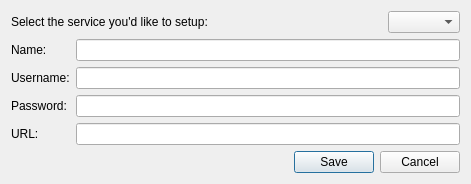
<?xml version="1.0" encoding="UTF-8"?>
<ui version="4.0">
 <class>ToDoListServiceAdd</class>
 <widget class="QDialog" name="ToDoListServiceAdd">
  <property name="windowModality">
   <enum>Qt::ApplicationModal</enum>
  </property>
  <property name="geometry">
   <rect>
    <x>0</x>
    <y>0</y>
    <width>471</width>
    <height>177</height>
   </rect>
  </property>
  <property name="windowTitle">
   <string>Add New ToDo Service</string>
  </property>
  <property name="modal">
   <bool>true</bool>
  </property>
  <layout class="QVBoxLayout" name="verticalLayout">
   <item>
    <layout class="QHBoxLayout" name="horizontalLayout">
     <item>
      <widget class="QLabel" name="label">
       <property name="text">
        <string>Select the service you'd like to setup:</string>
       </property>
      </widget>
     </item>
     <item>
      <spacer name="horizontalSpacer">
       <property name="orientation">
        <enum>Qt::Horizontal</enum>
       </property>
       <property name="sizeHint" stdset="0">
        <size>
         <width>40</width>
         <height>20</height>
        </size>
       </property>
      </spacer>
     </item>
     <item>
      <widget class="QComboBox" name="servicesCombo"/>
     </item>
    </layout>
   </item>
   <item>
    <layout class="QGridLayout" name="gridLayout">
     <item row="0" column="0">
      <widget class="QLabel" name="nameLab">
       <property name="text">
        <string>Name:</string>
       </property>
      </widget>
     </item>
     <item row="0" column="1">
      <widget class="QLineEdit" name="nameLine"/>
     </item>
     <item row="1" column="0">
      <widget class="QLabel" name="label_3">
       <property name="text">
        <string>Username:</string>
       </property>
      </widget>
     </item>
     <item row="1" column="1">
      <widget class="QLineEdit" name="uNameLine"/>
     </item>
     <item row="2" column="0">
      <widget class="QLabel" name="passwordLabel">
       <property name="text">
        <string>Password:</string>
       </property>
      </widget>
     </item>
     <item row="2" column="1">
      <widget class="QLineEdit" name="passwordLine">
       <property name="contextMenuPolicy">
        <enum>Qt::DefaultContextMenu</enum>
       </property>
       <property name="inputMethodHints">
        <set>Qt::ImhHiddenText|Qt::ImhNoAutoUppercase|Qt::ImhNoPredictiveText</set>
       </property>
       <property name="echoMode">
        <enum>QLineEdit::Password</enum>
       </property>
      </widget>
     </item>
     <item row="3" column="0">
      <widget class="QLabel" name="urlLab">
       <property name="text">
        <string>URL:</string>
       </property>
      </widget>
     </item>
     <item row="3" column="1">
      <widget class="QLineEdit" name="urlLine">
       <property name="inputMethodHints">
        <set>Qt::ImhUrlCharactersOnly</set>
       </property>
      </widget>
     </item>
    </layout>
   </item>
   <item>
    <layout class="QHBoxLayout" name="horizontalLayout_5">
     <item>
      <spacer name="horizontalSpacer_2">
       <property name="orientation">
        <enum>Qt::Horizontal</enum>
       </property>
       <property name="sizeHint" stdset="0">
        <size>
         <width>40</width>
         <height>20</height>
        </size>
       </property>
      </spacer>
     </item>
     <item>
      <widget class="QPushButton" name="saveButton">
       <property name="text">
        <string>Save</string>
       </property>
      </widget>
     </item>
     <item>
      <widget class="QPushButton" name="cancelButton">
       <property name="text">
        <string>Cancel</string>
       </property>
      </widget>
     </item>
    </layout>
   </item>
  </layout>
 </widget>
 <resources/>
 <connections/>
</ui>
